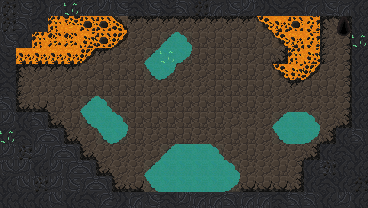

A level layout from a 2D game, rendered from its tile map. Below: a short description, then the map file with its tile-grid data intact:
An orthogonal 23x13 tile map with 16x16 px tiles, 2 tile layers (Tile Layer 1, Tile Layer 2), 3 tilesets and 2 objects (player_spawn, level_exit).

<map version="1.10" tiledversion="1.10.2" orientation="orthogonal" renderorder="right-down" width="23" height="13" tilewidth="16" tileheight="16" infinite="0" nextlayerid="4" nextobjectid="14">
 <tileset firstgid="1" source="cave_crawler_v2.tsx" />
 <tileset firstgid="226" source="Dungeon_Tileset_v2.tsx" />
 <tileset firstgid="326" source="stalagmite.tsx" />
 <layer id="1" name="Tile Layer 1" width="23" height="13">
  <data encoding="csv">
1610612832,3221225568,3221225567,1610612832,95,1610612832,2684354656,3221225568,2684354655,3221225568,1610612831,96,95,1610612832,3221225568,2684354656,3221225567,1610612831,2684354655,1610612832,3221225568,1610612832,95,
1610612832,96,2684354655,46,46,47,47,47,79,79,79,79,79,79,79,79,46,46,47,46,82,2684354642,95,
3221225568,95,46,46,47,47,47,47,61,62,67,67,62,62,62,62,61,46,47,46,77,76,95,
1610612831,47,47,47,47,47,79,61,61,67,67,67,62,62,62,61,62,3221225554,46,46,77,76,95,
1610612831,82,79,79,79,61,62,62,62,67,67,61,61,62,62,62,61,46,46,46,61,76,95,
2684354655,77,61,61,62,62,62,62,62,61,61,61,61,62,62,62,62,61,79,62,62,76,95,
96,1610612818,78,62,61,67,67,62,62,62,62,62,62,62,62,62,61,61,61,61,61,76,95,
2684354656,95,96,1610612818,62,67,67,67,62,62,62,62,62,62,61,61,61,67,67,67,61,3221225554,95,
95,2684354655,2147483744,96,1610612818,61,67,67,62,61,62,62,61,61,62,62,61,67,67,67,3221225554,95,96,
2684354656,3221225568,2684354656,2147483744,96,1610612818,61,61,61,61,67,67,67,67,61,62,61,61,61,3221225554,95,2684354655,95,
536871008,2684354656,95,2684354656,2147483744,96,1610612818,61,61,67,67,67,67,67,67,61,61,62,76,95,96,95,95,
95,536871008,536871008,2684354656,3221225568,2147483744,96,1610612818,78,67,67,67,67,67,67,78,78,78,3221225554,95,2684354655,95,2684354655,
95,95,95,536871008,95,2684354655,2147483744,3221225567,1610612832,3221225568,2684354655,2684354656,1610612832,1610612832,96,1610612832,1610612832,2684354655,96,96,95,2684354656,95
</data>
 </layer>
 <layer id="2" name="Tile Layer 2" width="23" height="13">
  <data encoding="csv">
18,0,0,0,50,0,0,0,0,0,0,0,18,0,0,0,0,0,0,0,0,0,0,
18,0,0,1,2,17,17,92,0,0,0,0,0,0,0,0,106,32,17,18,0,66,0,
0,0,1,16,16,33,17,107,0,0,93,94,0,0,0,0,0,106,32,18,0,81,50,
0,32,32,32,32,107,0,0,0,93,50,109,0,0,0,0,0,0,1,33,0,0,0,
0,0,0,0,0,0,0,0,0,108,109,0,0,0,0,0,0,106,33,107,0,0,0,
0,0,0,0,0,0,0,0,0,0,0,0,0,0,0,0,0,0,0,0,0,0,0,
0,0,0,0,0,93,94,0,0,0,0,0,0,0,0,0,0,0,0,0,0,0,0,
0,0,0,0,0,108,0,94,0,0,0,0,0,0,0,0,0,93,0,94,0,0,0,
50,0,0,0,0,0,108,109,0,0,0,0,0,0,0,0,0,108,0,109,0,0,0,
0,18,0,0,0,0,0,0,0,0,93,0,0,94,0,0,0,0,0,0,0,0,0,
0,0,0,0,0,0,0,0,0,93,0,0,0,0,94,0,0,0,0,0,18,0,0,
0,0,18,0,0,0,0,0,0,108,0,0,0,0,109,0,0,0,0,0,0,0,18,
0,0,0,0,0,0,0,0,0,0,0,0,0,0,0,0,0,0,0,0,0,0,0
</data>
 </layer>
 <objectgroup id="3" name="Object Layer 1">
  <object id="1" name="player_spawn" x="175.1" y="52.7">
   <point />
  </object>
  <object id="2" name="level_exit" x="344.49" y="30.75">
   <point />
  </object>
 </objectgroup>
</map>
